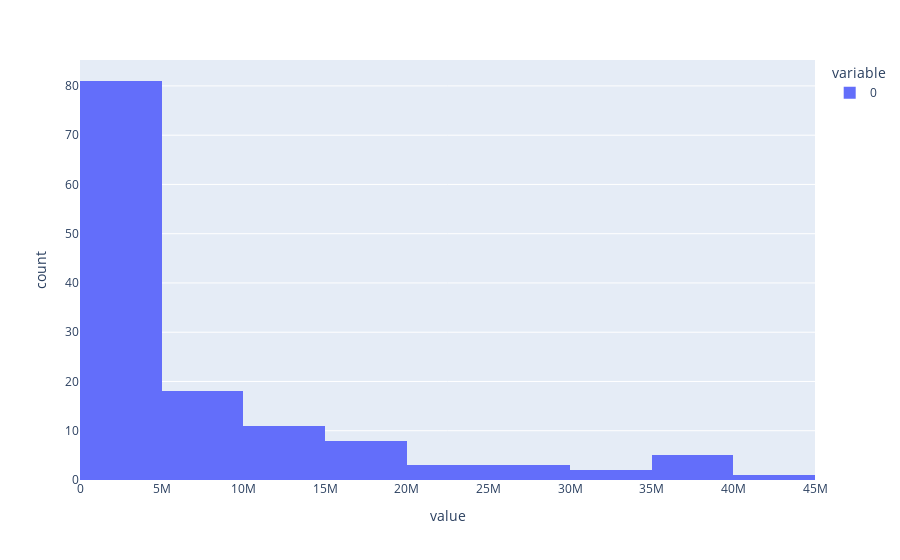

Here is the notebook cell this chart was saved with:
### Markdown cell above
### Salaries

### Code cell
import plotly.express as px
df = px.data.tips()
fig = px.histogram(averagesalary)
fig.show()

### Figure 1 — Plotly figure (JSON) as saved in the notebook; plotly's stock layout.template omitted (floating-point values rounded to 4 significant figures; data arrays with more than 128 entries replaced by an {"elided": "..."} marker saying what was removed)
{"data": [{"alignmentgroup": "True", "bingroup": "x", "hovertemplate": "variable=0<br>value=%{x}<br>count=%{y}<extra></extra>", "legendgroup": "0", "marker": {"color": "#636efa"}, "name": "0", "offsetgroup": "0", "orientation": "v", "showlegend": true, "type": "histogram", "x": {"elided": "132 int values"}, "xaxis": "x", "yaxis": "y"}], "layout": {"barmode": "relative", "legend": {"title": {"text": "variable"}, "tracegroupgap": 0}, "margin": {"t": 60}, "xaxis": {"anchor": "y", "domain": [0, 1], "title": {"text": "value"}}, "yaxis": {"anchor": "x", "domain": [0, 1], "title": {"text": "count"}}}}
